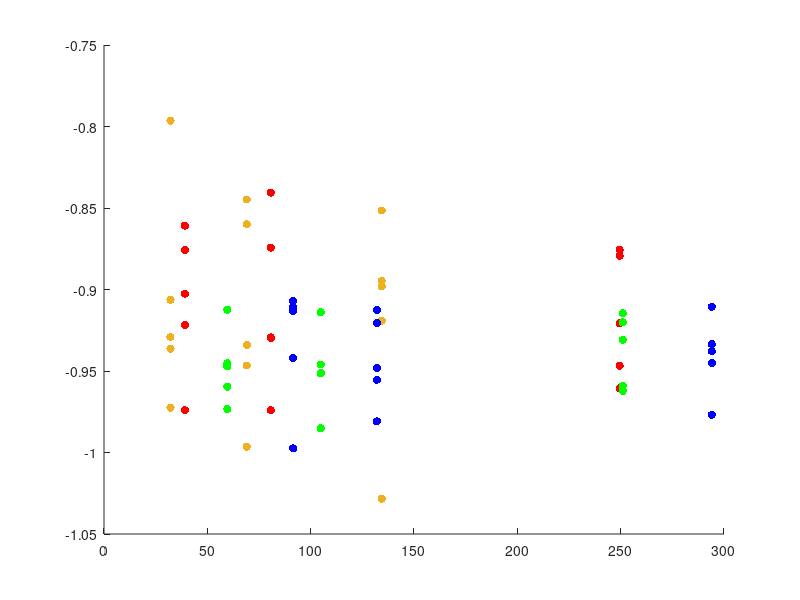

The MATLAB source for this figure: (Note: this script raises an error after producing the figure.)
hold on

xMin = 0;
xMax = 310;
% yMin = 0.09;
% yMax = 0.13;
trueAns =  0.11597029453799788728018393090163;
yMin = -20;
yMax = 0;
X = 1:xMax;

TwoLvlMCX = [39.1719,39.1719,39.1719,39.1719,39.1719,...
             80.75,80.75,80.75,80.75,80.75,...
             249.5156,249.5156,249.5156,249.5156,249.5156,...
             ];
        
TwoLvlMCY = [
             0.13307777777777777777777777777778, 0.10614444444444444444444444444444, 0.11974444444444444444444444444444, 0.13778888888888888888888888888889, 0.12515555555555555555555555555556,...
             0.11765625, 0.13356875000000001385558334732195, 0.1061375, 0.14436874999999999014121954132861, 0.11755,...
             0.11306800000000000183675297193986, 0.12003600000000000380673270683474, 0.1095, 0.13316, 0.13202800000000000646416253857751,...
            ];

TwoLvlMCYMean = arrayfun(@(i) mean(TwoLvlMCY((5*i-4):(5*i))), 1:(length(TwoLvlMCY)/5));

OneLvlISX = [ 59.6406,59.6406,59.6406,59.6406,59.6406,...
             104.9219,104.9219,104.9219,104.9219,104.9219,...
             251.0469,251.0469,251.0469,251.0469,251.0469,...
            ];
        
OneLvlISY = [0.10975675107949868503087742510615, 0.10632173460535401798843224696611, 0.12236298752952427804085999696326, 0.11343430963929758414909798602821, 0.1129232583671020556659314593162,...
             0.11188865607885670194754368367285, 0.10346122996771789370740179947461, 0.11180365876180814455054246536747, 0.12190201767475696004172647235464, 0.11323465693726786351902546812198,...
             0.12018084252842264891825152517413, 0.10908290193115473265539350222753, 0.11726992910798203495481573099823, 0.12174351533360486254942145478708, 0.10988758802637700606741333331229,...
            ];

OneLvlISYMean = arrayfun(@(i) mean(OneLvlISY((5*i-4):(5*i))), 1:(length(OneLvlISY)/5));

TwoLvlISX = [91.4688,91.4688,91.4688,91.4688,91.4688,...
    132.0781,132.0781,132.0781,132.0781,132.0781,...
    294.125,294.125,294.125,294.125,294.125,...
            ];
        
TwoLvlISY = [0.12217370046171487085739926214956, 0.12385744469818130153448976216168, 0.11432202573784262800149491567936, 0.10057669653774432838577723714479, 0.12280924838456580561185660371848,...
0.12002853465376277231069224171733, 0.11083221472012441677357230673806, 0.11264603448027965537647787641617, 0.10449255885208433292099527989194, 0.12232677391535010102963099143381,...         
 0.11537972400540578987726547666171, 0.11348133681875245681869301961342, 0.10547442887806517120008464871717, 0.12286921001513896600787489887807, 0.11653226637045180358320806135453,...
];

TwoLvlISYMean = arrayfun(@(i) mean(TwoLvlISY((5*i-4):(5*i))), 1:(length(TwoLvlISY)/5));

OneLvlISEX = [32.1563,32.1563,32.1563,32.1563,32.1563,...
    69.1094,69.1094,69.1094,69.1094,69.1094,...
    134.4063,134.4063,134.4063,134.4063,134.4063,...
            ];
        
OneLvlISEY = [0.15980682025883269359312066626444, 0.1177212962186233169425975120248, 0.12406550694347674712592066725847, 0.1158139107759364738736707067801, 0.1065467622599366864788450470769,...
    0.1163995752260553462331671426, 0.1429629834322730941309487207036, 0.13805167929297709750180445098522, 0.1130732951588969692480191042705, 0.1008335145783956082743415549885,...
    0.12743335877494360586226207487925, 0.093686452740623676893605420445965, 0.14075586637391973576782788768469, 0.12047605595488779239854437719259, 0.1264428242954382386464828869066
             ];

OneLvlISEYMean = arrayfun(@(i) mean(OneLvlISEY((5*i-4):(5*i))), 1:(length(OneLvlISEY)/5));

% GISEX = [56.9063,56.9063,56.9063,56.9063,56.9063,...
%     107.4688,107.4688,107.4688,107.4688,107.4688,...
%     188.9844,188.9844,188.9844,188.9844,188.9844,...
%             ];
%         
% GISY = [0.0014886283719551642382161737998558, 0.0015220568952208641654716414493009, 0.002754604081017607460080132142366, 0.0076916543028507054768905248920419, 0.001137334048263946486428954685266,...
%     0.0017442101749054910765635018066178, 0.0027329984907256063553226965723297, 0.0023622062387602255073559831544117, 0.0019308347006530774195298683082456, 0.0054601549610090163375253347055605,...
%     0.0020557307695454741895690897734994, 0.0029305272119954381762618744744486, 0.012461166656706740285542878154956, 0.0025309660082034881808943360681496, 0.0051017993465097234359606481746141,...
%              ];
% 
% GISYMean = arrayfun(@(i) mean(GISY((5*i-4):(5*i))), 1:(length(GISY)/5));

s1 = scatter(TwoLvlMCX,log10(TwoLvlMCY),'r', 'filled');
s2 = scatter(OneLvlISX,log10(OneLvlISY),'g', 'filled');
s4 = scatter(OneLvlISEX,log10(OneLvlISEY),'black', 'filled');
s3 = scatter(TwoLvlISX,log10(TwoLvlISY),'b', 'filled');
% s5 = scatter(TwoLvlISX,log(GISY),'y', 'filled');
%alpha(s1,0.4);
%alpha(s2,0.4);
%alpha(s3,0.4);

%plot(unique(TwoLvlMCX),TwoLvlMCYMean,'r','LineWidth',3)
%plot(unique(OneLvlISX),OneLvlISYMean,'g','LineWidth',3)
%plot(unique(TwoLvlISX),TwoLvlISYMean,'b','LineWidth',3)
r1 = refline(0,log10(trueAns));
r1.Color = 'r';
r1.LineStyle = '--';

% legend('2LvlMC','1LvlISZ','1LvlISE','2LvlIS','GlassermanIS','True Ans','location','southeast');
legend('2LvlMC','1LvlISZ','1LvlISE','2LvlIS','True Ans','location','southeast');
xlabel('Runtime (Seconds)');
ylabel('log(P(L > l))');
axis([xMin,xMax,yMin,yMax]);

hold off
